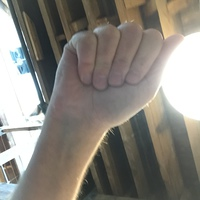
#> input picture dataset/A/A0002_test.jpg, 200 x 200 px
$ python task8.py
#> lines starting #> are read from the running program, lines starting #| are printed output that depends on the picture; after the words box and inside, x2 and y2 are one past the last pixel; in counts of white or black regions, pixels touching at a corner belong together
import cv2
import numpy as np
import matplotlib.pyplot as plt

# ============================================================
# TASK 8: BINARY MORPHOLOGICAL PROCESSING
# EROSION AND DILATION
# ============================================================

# ------------------------------------------------------------
# TASK 1: LOAD AND CONVERT SEGMENTED IMAGE TO BINARY
# ------------------------------------------------------------

# Enter the path of your segmented image from Task 6
image_path = input("Enter the path of the segmented image from Task 6: ")
#> the answer given: dataset/A/A0002_test.jpg

image = cv2.imread(image_path)
#> image is the input picture: shape (200, 200, 3); mean B, G, R 124.5, 132, 136.3

if image is None:
    print("Error: Image could not be loaded.")
    exit()

# Convert to grayscale
gray = cv2.cvtColor(image, cv2.COLOR_BGR2GRAY)
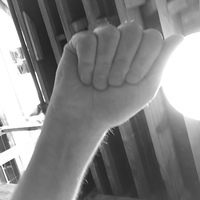
#> gray: shape (200, 200); min 29, max 255, mean 132.4

print("\nImage Dimensions:")
print("Width :", image.shape[1])
#| Width : 200
print("Height:", image.shape[0])
#| Height: 200

print("\nMinimum intensity:", gray.min())
#| Minimum intensity: 29
print("Maximum intensity:", gray.max())
#| Maximum intensity: 255


# ------------------------------------------------------------
# TRY TWO DIFFERENT THRESHOLD VALUES
# ------------------------------------------------------------

threshold1 = 100
threshold2 = 150

_, binary1 = cv2.threshold(
    gray, threshold1, 255, cv2.THRESH_BINARY
)
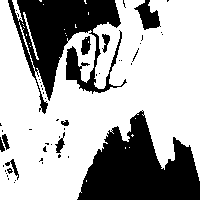
#> binary1: shape (200, 200); 66.3% white; 51 black regions (40 under 20 px), largest, box (x1, y1, x2, y2) and area: (77, 110, 200, 200) 6499, (8, 0, 127, 114) 5889, (134, 0, 161, 30) 410

_, binary2 = cv2.threshold(
    gray, threshold2, 255, cv2.THRESH_BINARY
)
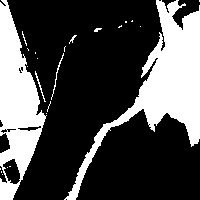
#> binary2: shape (200, 200); 29.6% white; 24 white regions (18 under 20 px), largest, box (x1, y1, x2, y2) and area: (64, 0, 200, 200) 6748, (0, 0, 47, 200) 4888, (51, 53, 64, 100) 61, (35, 71, 46, 102) 47, (69, 35, 77, 44) 22, (94, 28, 102, 32) 20


# ------------------------------------------------------------
# DISPLAY ORIGINAL, GRAYSCALE AND BINARY IMAGES
# ------------------------------------------------------------

plt.figure(figsize=(15, 8))

plt.subplot(2, 3, 1)
plt.imshow(cv2.cvtColor(image, cv2.COLOR_BGR2RGB))
plt.title("Segmented Input Image")
plt.axis("off")

plt.subplot(2, 3, 2)
plt.imshow(gray, cmap="gray")
plt.title("Grayscale Image")
plt.axis("off")

plt.subplot(2, 3, 3)
plt.imshow(binary1, cmap="gray")
plt.title(f"Binary Image (Threshold = {threshold1})")
plt.axis("off")

plt.subplot(2, 3, 4)
plt.imshow(binary2, cmap="gray")
plt.title(f"Binary Image (Threshold = {threshold2})")
plt.axis("off")

plt.tight_layout()
plt.show()
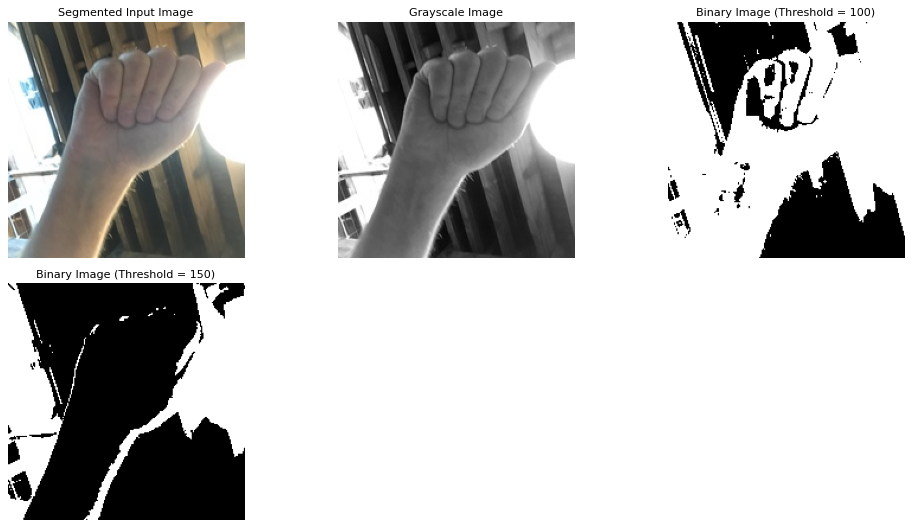
#> figure drawn by matplotlib, 4 panels


# ============================================================
# TASK 2: EROSION
# ============================================================

# Use threshold 1 binary image for further processing
binary = binary1


# ------------------------------------------------------------
# STRUCTURING ELEMENTS
# ------------------------------------------------------------

# 3 x 3 Square
square_3 = cv2.getStructuringElement(
    cv2.MORPH_RECT, (3, 3)
)

# Cross-shaped
cross = cv2.getStructuringElement(
    cv2.MORPH_CROSS, (3, 3)
)

# 5 x 5 Square
square_5 = cv2.getStructuringElement(
    cv2.MORPH_RECT, (5, 5)
)


# ------------------------------------------------------------
# EROSION USING DIFFERENT STRUCTURING ELEMENTS
# ------------------------------------------------------------

erosion_3 = cv2.erode(binary, square_3, iterations=1)
#> erosion_3: shape (200, 200); 59.6% white; 16 black regions (5 under 20 px), largest, box (x1, y1, x2, y2) and area: (7, 0, 128, 115) 7635, (76, 109, 200, 200) 6943, (133, 0, 162, 31) 532
erosion_cross = cv2.erode(binary, cross, iterations=1)
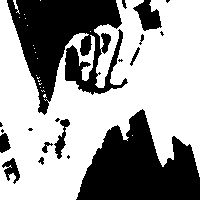
#> erosion_cross: shape (200, 200); 61.2% white; 19 black regions (8 under 20 px), largest, box (x1, y1, x2, y2) and area: (7, 0, 128, 115) 7305, (76, 109, 200, 200) 6835, (133, 0, 162, 31) 500
erosion_5 = cv2.erode(binary, square_5, iterations=1)
#> erosion_5: shape (200, 200); 54.2% white; 12 black regions, largest, box (x1, y1, x2, y2) and area: (6, 0, 129, 116) 8669, (75, 108, 200, 200) 7333, (132, 0, 165, 37) 691


# ------------------------------------------------------------
# DISPLAY EROSION RESULTS
# ------------------------------------------------------------

plt.figure(figsize=(15, 8))

plt.subplot(2, 2, 1)
plt.imshow(binary, cmap="gray")
plt.title("Original Binary Image")
plt.axis("off")

plt.subplot(2, 2, 2)
plt.imshow(erosion_3, cmap="gray")
plt.title("Erosion - 3×3 Square")
plt.axis("off")

plt.subplot(2, 2, 3)
plt.imshow(erosion_cross, cmap="gray")
plt.title("Erosion - Cross SE")
plt.axis("off")

plt.subplot(2, 2, 4)
plt.imshow(erosion_5, cmap="gray")
plt.title("Erosion - 5×5 Square")
plt.axis("off")

plt.tight_layout()
plt.show()


# ============================================================
# TASK 3: DILATION
# ============================================================

dilation_3 = cv2.dilate(binary, square_3, iterations=1)
#> dilation_3: shape (200, 200); 72.6% white; 32 black regions (21 under 20 px), largest, box (x1, y1, x2, y2) and area: (79, 113, 200, 200) 5997, (18, 0, 119, 97) 3841, (67, 49, 104, 92) 430
dilation_cross = cv2.dilate(binary, cross, iterations=1)
#> dilation_cross: shape (200, 200); 71.2% white; 41 black regions (27 under 20 px), largest, box (x1, y1, x2, y2) and area: (78, 112, 200, 200) 6137, (18, 0, 120, 98) 3970, (67, 48, 111, 92) 508
dilation_5 = cv2.dilate(binary, square_5, iterations=1)
#> dilation_5: shape (200, 200); 76.4% white; 11 black regions (5 under 20 px), largest, box (x1, y1, x2, y2) and area: (80, 117, 200, 200) 5562, (19, 0, 118, 93) 3382, (68, 50, 79, 78) 212, (140, 5, 158, 27) 199, (82, 81, 93, 89) 40, (84, 42, 88, 52) 27


# ------------------------------------------------------------
# DISPLAY DILATION RESULTS
# ------------------------------------------------------------

plt.figure(figsize=(15, 8))

plt.subplot(2, 2, 1)
plt.imshow(binary, cmap="gray")
plt.title("Original Binary Image")
plt.axis("off")

plt.subplot(2, 2, 2)
plt.imshow(dilation_3, cmap="gray")
plt.title("Dilation - 3×3 Square")
plt.axis("off")

plt.subplot(2, 2, 3)
plt.imshow(dilation_cross, cmap="gray")
plt.title("Dilation - Cross SE")
plt.axis("off")

plt.subplot(2, 2, 4)
plt.imshow(dilation_5, cmap="gray")
plt.title("Dilation - 5×5 Square")
plt.axis("off")

plt.tight_layout()
plt.show()


# ============================================================
# TASK 4: COMPARE EROSION AND DILATION
# ============================================================

plt.figure(figsize=(15, 8))

plt.subplot(1, 3, 1)
plt.imshow(binary, cmap="gray")
plt.title("Original Binary")
plt.axis("off")

plt.subplot(1, 3, 2)
plt.imshow(erosion_3, cmap="gray")
plt.title("Erosion - 3×3")
plt.axis("off")

plt.subplot(1, 3, 3)
plt.imshow(dilation_3, cmap="gray")
plt.title("Dilation - 3×3")
plt.axis("off")

plt.tight_layout()
plt.show()


# ============================================================
# TASK 5: EFFECT OF NUMBER OF ITERATIONS
# ============================================================

# ------------------------------------------------------------
# EROSION: 1, 2 AND 3 ITERATIONS
# ------------------------------------------------------------

erosion_iter1 = cv2.erode(
    binary, square_3, iterations=1
)

erosion_iter2 = cv2.erode(
    binary, square_3, iterations=2
)

erosion_iter3 = cv2.erode(
    binary, square_3, iterations=3
)
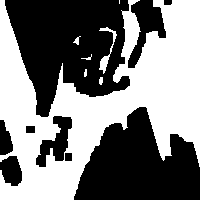
#> erosion_iter3: shape (200, 200); 49.3% white; 7 white regions (1 under 20 px), largest, box (x1, y1, x2, y2) and area: (0, 0, 200, 200) 19426, (99, 27, 117, 74) 202, (73, 36, 81, 45) 31, (99, 77, 103, 85) 27, (81, 54, 92, 60) 21, (84, 69, 87, 77) 20


# ------------------------------------------------------------
# DILATION: 1, 2 AND 3 ITERATIONS
# ------------------------------------------------------------

dilation_iter1 = cv2.dilate(
    binary, square_3, iterations=1
)

dilation_iter2 = cv2.dilate(
    binary, square_3, iterations=2
)

dilation_iter3 = cv2.dilate(
    binary, square_3, iterations=3
)
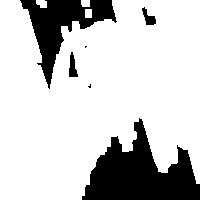
#> dilation_iter3: shape (200, 200); 79% white; 6 black regions (2 under 20 px), largest, box (x1, y1, x2, y2) and area: (82, 118, 200, 200) 5166, (20, 0, 117, 89) 2956, (69, 52, 78, 77) 139, (142, 7, 156, 25) 125


# ------------------------------------------------------------
# DISPLAY ITERATION RESULTS
# ------------------------------------------------------------

plt.figure(figsize=(15, 10))

# Erosion
plt.subplot(2, 4, 1)
plt.imshow(binary, cmap="gray")
plt.title("Original Binary")
plt.axis("off")

plt.subplot(2, 4, 2)
plt.imshow(erosion_iter1, cmap="gray")
plt.title("Erosion - 1 Iteration")
plt.axis("off")

plt.subplot(2, 4, 3)
plt.imshow(erosion_iter2, cmap="gray")
plt.title("Erosion - 2 Iterations")
plt.axis("off")

plt.subplot(2, 4, 4)
plt.imshow(erosion_iter3, cmap="gray")
plt.title("Erosion - 3 Iterations")
plt.axis("off")

# Dilation
plt.subplot(2, 4, 5)
plt.imshow(binary, cmap="gray")
plt.title("Original Binary")
plt.axis("off")

plt.subplot(2, 4, 6)
plt.imshow(dilation_iter1, cmap="gray")
plt.title("Dilation - 1 Iteration")
plt.axis("off")

plt.subplot(2, 4, 7)
plt.imshow(dilation_iter2, cmap="gray")
plt.title("Dilation - 2 Iterations")
plt.axis("off")

plt.subplot(2, 4, 8)
plt.imshow(dilation_iter3, cmap="gray")
plt.title("Dilation - 3 Iterations")
plt.axis("off")

plt.tight_layout()
plt.show()

$ run again, on dataset/A/A0006_test.jpg
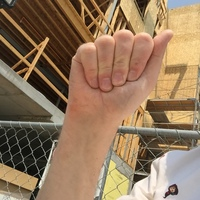
#> input picture dataset/A/A0006_test.jpg, 200 x 200 px
#> image is the input picture: shape (200, 200, 3); mean B, G, R 92.6, 119.8, 147
#| Width : 200
#| Height: 200
#| Minimum intensity: 1
#| Maximum intensity: 252
#> `_, binary1 = cv2.threshold( gray, threshold1, 255, cv2.THRESH_BINARY )`:
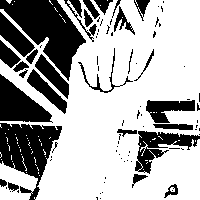
#> binary1: shape (200, 200); 67.1% white; 87 black regions (58 under 20 px), largest, box (x1, y1, x2, y2) and area: (0, 0, 86, 81) 3136, (0, 123, 62, 200) 2464, (0, 74, 53, 123) 1413
#> binary2: shape (200, 200); 36% white; 57 white regions (43 under 20 px), largest, box (x1, y1, x2, y2) and area: (77, 0, 200, 200) 7716, (102, 133, 200, 200) 4012, (0, 35, 65, 126) 1074
#> erosion_3: shape (200, 200); 56% white; 28 black regions (9 under 20 px), largest, box (x1, y1, x2, y2) and area: (0, 0, 87, 115) 6428, (0, 73, 63, 200) 4744, (116, 128, 200, 189) 1925
#> erosion_cross: shape (200, 200); 59% white; 34 black regions (15 under 20 px), largest, box (x1, y1, x2, y2) and area: (0, 73, 63, 200) 4585, (0, 0, 87, 100) 3986, (116, 128, 200, 189) 1808
#> erosion_5: shape (200, 200); 48.6% white; 9 white regions (4 under 20 px), largest, box (x1, y1, x2, y2) and area: (0, 0, 200, 200) 18381, (0, 166, 35, 188) 332, (119, 136, 137, 159) 272, (168, 113, 200, 123) 257, (0, 189, 28, 200) 184
#> dilation_3: shape (200, 200); 77.6% white; 46 black regions (22 under 20 px), largest, box (x1, y1, x2, y2) and area: (0, 0, 85, 77) 2733, (0, 124, 61, 177) 1657, (0, 76, 50, 121) 1256
#> dilation_cross: shape (200, 200); 74.9% white; 55 black regions (26 under 20 px), largest, box (x1, y1, x2, y2) and area: (0, 0, 85, 78) 2898, (0, 124, 61, 180) 1855, (0, 75, 51, 121) 1303
#> dilation_5: shape (200, 200); 84.4% white; 38 black regions (21 under 20 px), largest, box (x1, y1, x2, y2) and area: (0, 0, 82, 75) 2336, (0, 78, 49, 120) 1110, (8, 126, 58, 174) 877
#> erosion_iter3: shape (200, 200); 42.8% white; 6 white regions (1 under 20 px), largest, box (x1, y1, x2, y2) and area: (0, 0, 200, 200) 16393, (0, 167, 33, 186) 231, (170, 114, 200, 122) 180, (120, 137, 136, 158) 170, (0, 190, 26, 200) 145
#> `dilation_iter3 = cv2.dilate( binary, square_3, iterations=3 )`:
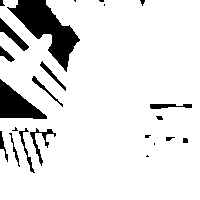
#> dilation_iter3: shape (200, 200); 89% white; 23 black regions (8 under 20 px), largest, box (x1, y1, x2, y2) and area: (7, 0, 80, 72) 2003, (0, 79, 47, 119) 972, (0, 18, 29, 51) 284
